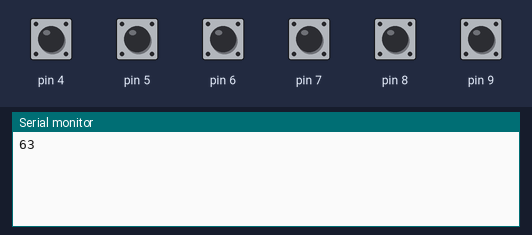
The sketch below on a simulated Arduino Uno, built with avr-gcc and run on an emulated ATmega328P. Parts: the last lines printed to the serial monitor. Inputs (shaded band) come from the test bench; at power-on: pin 4–9 HIGH.

Above: at 8.0 s.
8.1 s: pin 9 pulled LOW for 3 s
At 9.1 s:
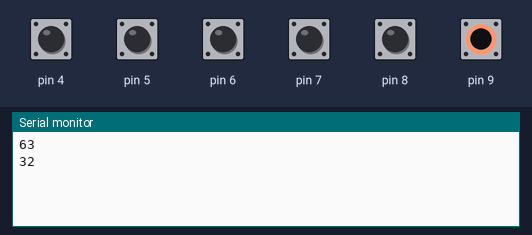
12.6 s: pin 4 pulled LOW for 3 s
At 17.0 s:
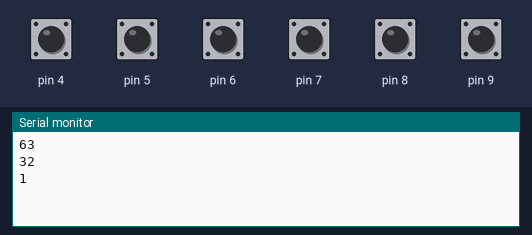
Timing chart, 0 to 18.5 s (numbered marks = the images above; inputs shaded):
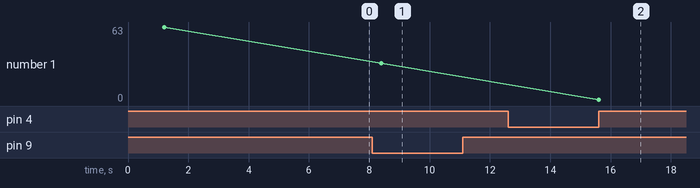

The sketch:

arduino_712.ino
```cpp
#include <SoftwareSerial.h>
SoftwareSerial nodemcu(2,3);

int cdata = 0;
int pre_cdata = 0;

int parkingSlot[6];
int sensorData[6];

void readSensor(int i){

  if(digitalRead(parkingSlot[i]) == LOW){
    sensorData[i] = 1;
    delay(200);
  }

  if(digitalRead(parkingSlot[i]) == HIGH){
    sensorData[i] = 0;
    delay(200);
  }
  //Serial.print(i);
  //Serial.print(": ");
  //Serial.println(sensorData[i]);
}

int pow_2(int i){
  int res = 1;
  while(i--){
    res = res *2;
  }
  return res;
}
void setup() {
  // put your setup code here, to run once:
  Serial.begin(115200);
  nodemcu.begin(115200);

  for(int i=0; i<6; i++){
    parkingSlot[i] = i+4;
    sensorData[i]  = 0;
    pinMode(parkingSlot[i], INPUT);
  }

}

void loop() {
  // put your main code here, to run repeatedly:
  for(int i=0; i<6; i++){
    readSensor(i);
    cdata = cdata + sensorData[i]*pow_2(i);
  }
  if(cdata != pre_cdata){
    pre_cdata = cdata;

    Serial.println(cdata);
    nodemcu.println(cdata);
  }

  delay(6000); // 100 milli seconds

  cdata = 0;
  for(int i=0; i<6; i++){
      digitalWrite( parkingSlot[i], HIGH);
    }
}
```

Measured:
- after the input at 8.1 s, the serial monitor: prints a new line after 0.30 s (image 1)
- after the input at 12.6 s, the serial monitor: prints a new line after 3.0 s (image 2)
- plotted number 1: 63 → 32 after the input at 8.1 s
